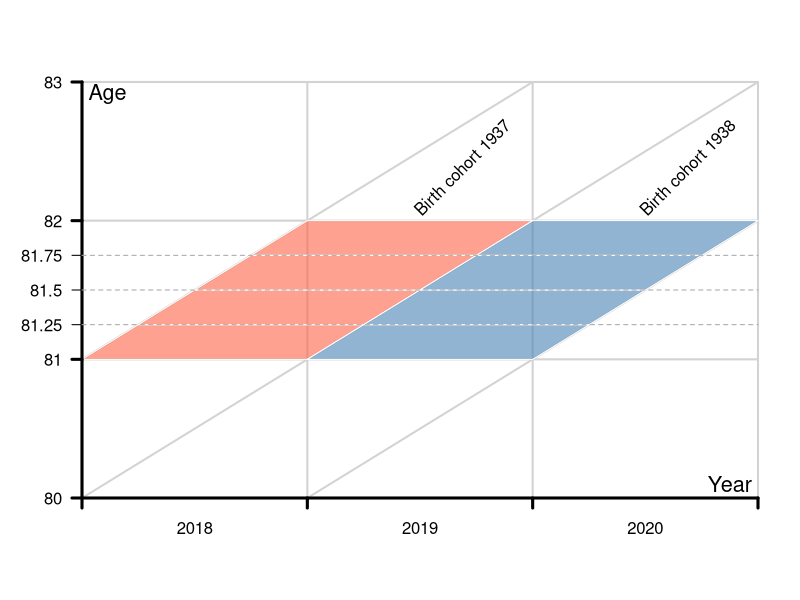

This figure's R source:

pdf("figures/lexis_probability.pdf", family = "Times")
par(xpd = TRUE)
plot(x=1, y=1, typ = "n", xlab = NA, ylab = NA, xlim = c(0,3),
     ylim = c(0,3), bty = "n", xaxt = "n", yaxt = "n", xaxs = "i",
     yaxs = "i")

segments(x0=0:3, y0=0, x1=0:3, y1=3, col = "lightgray", lwd = 2)
segments(x0=0, y0=0:3, x1=3, y1=0:3, col = "lightgray", lwd = 2)

lines(x=c(0, 3), y =c(0,3), col = "lightgray", lwd = 2)
lines(x=c(1, 3), y =c(0,2), col = "lightgray", lwd = 2)
lines(x=c(0, 2), y =c(1,3), col = "lightgray", lwd = 2)

for(i in c(0, 0.25, 0.5, 0.75)){
polygon(x=c(0, 0.25, 1.25, 1)+i,
        y=c(1, 1.25, 1.25, 1)+i, 
        col = adjustcolor("tomato", alpha.f = 0.6),
        border = "white")
}

for(i in c(0, 0.25, 0.5, 0.75)){
  polygon(x=c(0, 0.25, 1.25, 1)+i+1,
          y=c(1, 1.25, 1.25, 1)+i, 
          col = adjustcolor("steelblue", alpha.f = 0.6),
          border = "white")
}

axis(1, at = c(0:3), lwd = 3, labels = FALSE)
axis(1, at = seq(0.5, 2.5, by = 1), lwd = 0, labels = 2018:2020)
par(las = 1)
axis(2, at = c(0:3), lwd = 3, labels = c(80, 81, 82, 83))
axis(2, at = c(1.25, 1.5, 1.75), lwd = 1, labels = c(81.25, 81.5, 81.75))

segments(x0=0,y0= c(1.25, 1.5, 1.75), x1=3, y1=c(1.25, 1.5, 1.75), lty = 2,
         col = "darkgray")
par(las = 0)
mtext("Year", 1, line = -1.1, cex = 1.3, adj = 0.99)
mtext("Age", 3, line = -1.1, cex = 1.3, adj = 0.01)

text(x = 2.45, y=2.05, "Birth cohort 1938", cex = 1, srt = 45, pos = 4)
text(x = 1.45, y=2.05, "Birth cohort 1937", cex = 1, srt = 45, pos = 4)
dev.off()
